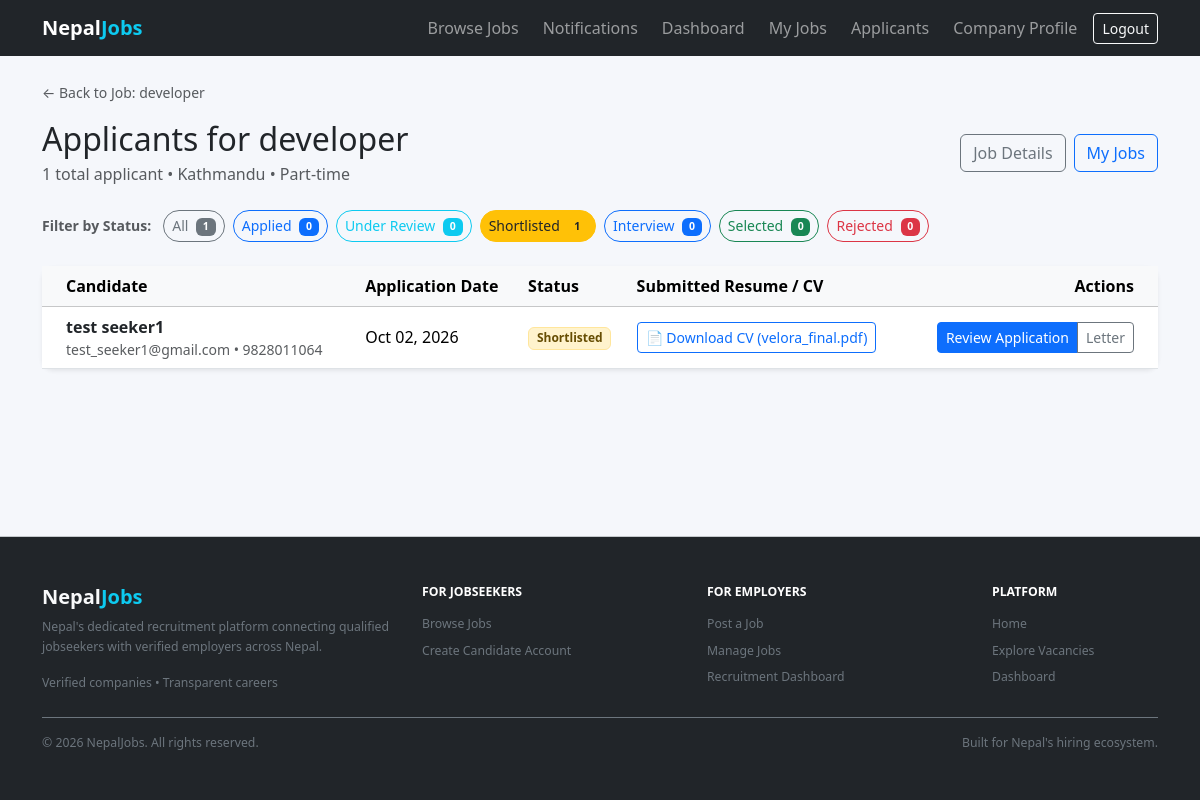
The app's page /applications/jobs/1/applicants/?status=shortlisted (signed in) with its own data.
### jobs/models.py (models this page shows, shortened)
class Job(models.Model):
    class EmploymentType(models.TextChoices):
        FULL_TIME = "full_time", "Full-time"
        PART_TIME = "part_time", "Part-time"
        CONTRACT = "contract", "Contract"
        INTERNSHIP = "internship", "Internship"
        FREELANCE = "freelance", "Freelance"
    class Status(models.TextChoices):
        DRAFT = "draft", "Draft"
        PUBLISHED = "published", "Published"
        CLOSED = "closed", "Closed"
    employer = models.ForeignKey(
        "accounts.EmployerProfile",
        on_delete=models.CASCADE,
        related_name="jobs",
    )
    title = models.CharField(max_length=200)
    description = models.TextField()
    responsibilities = models.TextField(blank=True)
    category = models.ForeignKey(
        "jobs.Category",
        on_delete=models.PROTECT,
        related_name="jobs",
    )
    location = models.ForeignKey(
        "jobs.Location",
        on_delete=models.PROTECT,
        related_name="jobs",
    )
    is_remote = models.BooleanField(
        default=False,
        help_text="Check if remote work is permitted for this position.",
    )
    employment_type = models.CharField(
        max_length=20,
        choices=EmploymentType.choices,
        default=EmploymentType.FULL_TIME,
    )
    salary_min = models.PositiveIntegerField(null=True, blank=True)
    salary_max = models.PositiveIntegerField(null=True, blank=True)
    is_salary_negotiable = models.BooleanField(default=False)
    experience_years_min = models.PositiveIntegerField(default=0)
    education_level = models.CharField(
        max_length=20,
        choices=Education.Level.choices,
        blank=True,
    )
    required_skills = models.ManyToManyField(
        "accounts.Skill",
        blank=True,
        related_name="jobs",
    )
    vacancies = models.PositiveIntegerField(
        default=1,
        validators=[MinValueValidator(1)],
    )
    application_deadline = models.DateField()
    status = models.CharField(
        max_length=20,
        choices=Status.choices,
        default=Status.DRAFT,
    )
    created_at = models.DateTimeField(auto_now_add=True)
    updated_at = models.DateTimeField(auto_now=True)
    published_at = models.DateTimeField(null=True, blank=True)
    objects = JobQuerySet.as_manager()
    class Meta:
        ordering = ["-created_at"]
        indexes = [
            models.Index(fields=["status", "application_deadline"]),
            models.Index(fields=["-created_at"]),
            models.Index(fields=["employment_type"]),
        ]

class Location(models.Model):
    name = models.CharField(max_length=100, unique=True)
    slug = models.SlugField(max_length=120, unique=True)
    is_remote = models.BooleanField(
        default=False,
        help_text="Designates whether this location itself represents remote work.",
    )
    class Meta:
        ordering = ["name"]

### applications/models.py (models this page shows, shortened)
class Application(models.Model):
    class Status(models.TextChoices):
        APPLIED = "applied", "Applied"
        UNDER_REVIEW = "under_review", "Under Review"
        SHORTLISTED = "shortlisted", "Shortlisted"
        INTERVIEW = "interview", "Interview"
        SELECTED = "selected", "Selected"
        REJECTED = "rejected", "Rejected"
    VALID_TRANSITIONS = {
        Status.APPLIED: [
            Status.UNDER_REVIEW,
            Status.REJECTED,
        ],
        Status.UNDER_REVIEW: [
            Status.SHORTLISTED,
            Status.REJECTED,
        ],
        Status.SHORTLISTED: [
            Status.INTERVIEW,
            Status.REJECTED,
        ],
        Status.INTERVIEW: [
            Status.SELECTED,
            Status.REJECTED,
        ],
        Status.SELECTED: [],
        Status.REJECTED: [],
    }
    job = models.ForeignKey(
        "jobs.Job",
        on_delete=models.CASCADE,
        related_name="applications",
    )
    jobseeker = models.ForeignKey(
        "accounts.JobseekerProfile",
        on_delete=models.CASCADE,
        related_name="applications",
    )
    cv = models.ForeignKey(
        "accounts.CV",
        on_delete=models.SET_NULL,
        null=True,
        blank=True,
        related_name="applications",
    )
    cover_letter = models.TextField(blank=True)
    status = models.CharField(
        max_length=20,
        choices=Status.choices,
        default=Status.APPLIED,
        db_index=True,
    )
    created_at = models.DateTimeField(auto_now_add=True)
    updated_at = models.DateTimeField(auto_now=True)
    class Meta:
        ordering = ["-created_at"]
        constraints = [
            models.UniqueConstraint(
                fields=["job", "jobseeker"],
                name="unique_job_application",
            ),
        ]
        indexes = [
            models.Index(fields=["status"]),
            models.Index(fields=["job", "status"]),
            models.Index(fields=["jobseeker", "-created_at"]),
        ]

### accounts/models.py (models this page shows, shortened)
class JobseekerProfile(models.Model):
    user = models.OneToOneField(User, on_delete=models.CASCADE, related_name="jobseeker_profile")
    phone = models.CharField(max_length=20, blank=True)
    location = models.CharField(max_length=100, blank=True)
    summary = models.TextField(blank=True)
    skills = models.ManyToManyField("Skill", blank=True, related_name="jobseekers")

class User(AbstractUser):
    class Role(models.TextChoices):
        JOBSEEKER = "jobseeker", "Jobseeker"
        EMPLOYER = "employer", "Employer"
    email = models.EmailField(unique=True)
    role = models.CharField(max_length=10, choices=Role.choices, default=Role.JOBSEEKER)
    @property
    def is_jobseeker(self):
        return self.role == self.Role.JOBSEEKER
    @property
    def is_employer(self):
        return self.role == self.Role.EMPLOYER

class CV(models.Model):
    profile = models.ForeignKey(JobseekerProfile, on_delete=models.CASCADE, related_name="cvs")
    title = models.CharField(max_length=100)
    file = models.FileField(
        upload_to=cv_upload_path,
        storage=private_storage,
        validators=[FileExtensionValidator(["pdf", "doc", "docx"]), validate_cv_size],
    )
    original_filename = models.CharField(max_length=255)
    is_default = models.BooleanField(default=False)
    is_active = models.BooleanField(default=True)
    uploaded_at = models.DateTimeField(auto_now_add=True)
    class Meta:
        ordering = ["-uploaded_at"]
        verbose_name = "CV"
        constraints = [
            models.UniqueConstraint(
                fields=["profile"],
                condition=Q(is_default=True, is_active=True),
                name="one_default_cv_per_profile",
            )
        ]

### applications/views.py (the view)
# urls.py: path("jobs/<int:job_pk>/applicants/", views.EmployerJobApplicantsView.as_view(), name="employer_job_applicants"),
class EmployerJobApplicantsView(AsViewCacheMixin, ApprovedEmployerRequiredMixin, View):
    template_name = "applications/employer_applicant_list.html"
    def get(self, request, job_pk, *args, **kwargs):
        employer = request.user.employer_profile
        job = get_object_or_404(
            Job.objects.select_related("employer", "category", "location"),
            pk=job_pk,
            employer=employer,
        )
        all_applicants = (
            job.applications.select_related("jobseeker", "jobseeker__user", "cv")
            .order_by("-created_at")
        )
        status_counts = {
            "all": all_applicants.count(),
            Application.Status.APPLIED: all_applicants.filter(status=Application.Status.APPLIED).count(),
            Application.Status.UNDER_REVIEW: all_applicants.filter(status=Application.Status.UNDER_REVIEW).count(),
            Application.Status.SHORTLISTED: all_applicants.filter(status=Application.Status.SHORTLISTED).count(),
            Application.Status.INTERVIEW: all_applicants.filter(status=Application.Status.INTERVIEW).count(),
            Application.Status.SELECTED: all_applicants.filter(status=Application.Status.SELECTED).count(),
            Application.Status.REJECTED: all_applicants.filter(status=Application.Status.REJECTED).count(),
        }
        current_status = request.GET.get("status", "").strip().lower()
        if current_status in Application.Status.values:
            applicants = all_applicants.filter(status=current_status)
        else:
            current_status = "all"
            applicants = all_applicants
        return render(
            request,
            self.template_name,
            {
                "job": job,
                "applicants": applicants,
                "current_status": current_status,
                "status_counts": status_counts,
            },
        )

### accounts/mixins.py (called while the page is built)
    def test_func(self):
        user = self.request.user
        if not user.is_authenticated:
            return False
        if user.role != User.Role.EMPLOYER:
            return False
        try:
            profile = user.employer_profile
        except Exception:
            return False
        return bool(profile and profile.is_approved)

### accounts/models.py (called while the page is built)
    @property
    def is_approved(self):
        return self.verification_status == self.VerificationStatus.APPROVED

### notifications/context_processors.py (called while the page is built)
def unread_notifications_count(request):
    if getattr(request, "user", None) and request.user.is_authenticated:
        count = request.user.notifications.filter(is_read=False).count()
    else:
        count = 0
    return {"unread_notifications_count": count}

### templates/applications/employer_applicant_list.html (shortened to what this page needs)
{% extends 'base.html' %}
{% block content %}
<div class="mb-3">
  <a href="{% url 'employer_job_detail' job.pk %}" class="text-decoration-none small text-muted">
    &larr; Back to Job: {{ job.title }}
  </a>
</div>
<div class="d-flex flex-column flex-sm-row justify-content-between align-items-sm-center mb-4 gap-2">
  <div>
    <h2 class="mb-1">Applicants for {{ job.title }}</h2>
    <p class="text-muted mb-0">
      {{ status_counts.all }} total applicant{{ status_counts.all|pluralize }} &bull; {{ job.location.name }} &bull; {{ job.get_employment_type_display }}
    </p>
  </div>
  <div class="d-flex gap-2">
    <a href="{% url 'employer_job_detail' job.pk %}" class="btn btn-outline-secondary">Job Details</a>
    <a href="{% url 'employer_job_list' %}" class="btn btn-outline-primary">My Jobs</a>
  </div>
</div>
<div class="mb-4">
  <div class="d-flex flex-wrap gap-2 align-items-center">
    <span class="text-muted small fw-semibold me-1">Filter by Status:</span>
    <a href="{% url 'employer_job_applicants' job.pk %}"
       class="btn btn-sm {% if current_status == 'all' %}btn-dark{% else %}btn-outline-secondary{% endif %} rounded-pill">
      All <span class="badge bg-secondary ms-1">{{ status_counts.all }}</span>
    </a>
    <a href="{% url 'employer_job_applicants' job.pk %}?status=applied"
       class="btn btn-sm {% if current_status == 'applied' %}btn-primary{% else %}btn-outline-primary{% endif %} rounded-pill">
      Applied <span class="badge bg-primary ms-1">{{ status_counts.applied }}</span>
    </a>
    <a href="{% url 'employer_job_applicants' job.pk %}?status=under_review"
       class="btn btn-sm {% if current_status == 'under_review' %}btn-info text-white{% else %}btn-outline-info{% endif %} rounded-pill">
      Under Review <span class="badge bg-info ms-1">{{ status_counts.under_review }}</span>
    </a>
    <a href="{% url 'employer_job_applicants' job.pk %}?status=shortlisted"
       class="btn btn-sm {% if current_status == 'shortlisted' %}btn-warning text-dark{% else %}btn-outline-warning text-dark{% endif %} rounded-pill">
      Shortlisted <span class="badge bg-warning text-dark ms-1">{{ status_counts.shortlisted }}</span>
    </a>
    <a href="{% url 'employer_job_applicants' job.pk %}?status=interview"
       class="btn btn-sm {% if current_status == 'interview' %}btn-primary{% else %}btn-outline-primary{% endif %} rounded-pill">
      Interview <span class="badge bg-primary ms-1">{{ status_counts.interview }}</span>
    </a>
    <a href="{% url 'employer_job_applicants' job.pk %}?status=selected"
       class="btn btn-sm {% if current_status == 'selected' %}btn-success{% else %}btn-outline-success{% endif %} rounded-pill">
      Selected <span class="badge bg-success ms-1">{{ status_counts.selected }}</span>
    </a>
    <a href="{% url 'employer_job_applicants' job.pk %}?status=rejected"
       class="btn btn-sm {% if current_status == 'rejected' %}btn-danger{% else %}btn-outline-danger{% endif %} rounded-pill">
      Rejected <span class="badge bg-danger ms-1">{{ status_counts.rejected }}</span>
    </a>
  </div>
</div>
{% if applicants %}
  <div class="card shadow-sm border-0">
    <div class="table-responsive">
      <table class="table table-hover align-middle mb-0">
        <thead class="table-light">
          <tr>
            <th scope="col" class="ps-4">Candidate</th>
            <th scope="col">Application Date</th>
            <th scope="col">Status</th>
            <th scope="col">Submitted Resume / CV</th>
            <th scope="col" class="text-end pe-4">Actions</th>
          </tr>
        </thead>
        <tbody>
          {% for app in applicants %}
            <tr>
              <td class="ps-4">
                <a href="{% url 'employer_application_detail' app.pk %}" class="fw-semibold text-decoration-none text-dark">
                  {{ app.jobseeker.user.get_full_name|default:app.jobseeker.user.username }}
                </a>
                <div class="text-muted small">
                  {{ app.jobseeker.user.email }}
                  {% if app.jobseeker.phone %} &bull; {{ app.jobseeker.phone }}{% endif %}
                </div>
              </td>
              <td>{{ app.created_at|date:"M d, Y" }}</td>
              <td>
                {% if app.status == 'applied' %}
                  <span class="badge bg-primary-subtle text-primary border border-primary-subtle">Applied</span>
                {% elif app.status == 'under_review' %}
                  <span class="badge bg-info-subtle text-info-emphasis border border-info-subtle">Under Review</span>
                {% elif app.status == 'shortlisted' %}
                  <span class="badge bg-warning-subtle text-warning-emphasis border border-warning-subtle">Shortlisted</span>
                {% elif app.status == 'interview' %}
                  <span class="badge bg-primary text-white">Interview</span>
                {% elif app.status == 'selected' %}
                  <span class="badge bg-success-subtle text-success border border-success-subtle">Selected</span>
                {% elif app.status == 'rejected' %}
                  <span class="badge bg-danger-subtle text-danger border border-danger-subtle">Rejected</span>
                {% else %}
                  <span class="badge bg-secondary">{{ app.get_status_display }}</span>
                {% endif %}
              </td>
              <td>
                {% if app.cv %}
                  <a href="{% url 'cv_download' app.cv.pk %}" class="btn btn-sm btn-outline-primary" target="_blank">
                    &#128196; Download CV ({{ app.cv.original_filename }})
                  </a>
                {% else %}
                  <span class="text-muted small">No CV attached</span>
                {% endif %}
              </td>
              <td class="text-end pe-4">
                <div class="btn-group btn-group-sm">
                  <a href="{% url 'employer_application_detail' app.pk %}" class="btn btn-primary">
                    Review Application
                  </a>
                  {% if app.cover_letter %}
                    <button type="button" class="btn btn-outline-secondary" data-bs-toggle="modal" data-bs-target="#coverLetterModal{{ app.pk }}">
                      Letter
                    </button>
                  {% endif %}
                </div>
              </td>
            </tr>
          {% endfor %}
        </tbody>
      </table>
    </div>
  </div>
{% endif %}
{% endblock %}

### static/css/styles.css (style rules this page uses)
:root { --nj-dark: #0f172a; --nj-bg: #f5f7fb; --nj-muted: #64748b; }
body { background: var(--nj-bg); }
.card { border: 0; border-radius: 0.75rem; box-shadow: 0 1px 3px rgba(15, 23, 42, 0.08), 0 4px 12px rgba(15, 23, 42, 0.04); }

### records on screen
Job: title "developer", location.name "Kathmandu", employment_type "Part-time"
Application: jobseeker.user.get_full_name "test seeker1", jobseeker.user.email "test_seeker1@gmail.com", jobseeker.phone "9828011064", created_at "Oct 02, 2026", status "Shortlisted", cv.original_filename "velora_final.pdf"

### other values on screen
{{ status_counts.all }} "1"
{{ status_counts.applied }} "0"
{{ status_counts.under_review }} "0"
{{ status_counts.shortlisted }} "1"
{{ status_counts.interview }} "0"
{{ status_counts.selected }} "0"
{{ status_counts.rejected }} "0"
